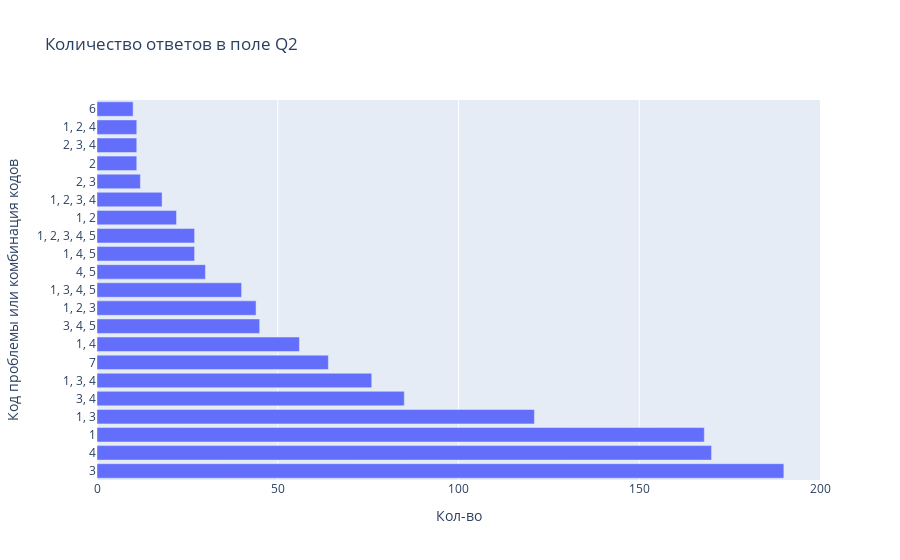

This figure's notebook cell:
### Code cell
# Массив ответов на опрос №2
count_answers_Q2 = df.Q2.value_counts()[df.Q2.value_counts()>=10] # для читаемости

fig = go.Figure()
fig.add_trace(go.Bar(x=count_answers_Q2.values,
                     y=count_answers_Q2.index,
                     orientation='h'

))
fig.update_layout(title='Количество ответов в поле Q2',
                  yaxis_title='Код проблемы или комбинация кодов',
                  xaxis_title='Кол-во')
fig.show()

### Figure 1 — Plotly figure (JSON) as saved in the notebook; plotly's stock layout.template omitted (floating-point values rounded to 4 significant figures)
{"data": [{"orientation": "h", "type": "bar", "x": [190, 170, 168, 121, 85, 76, 64, 56, 45, 44, 40, 30, 27, 27, 22, 18, 12, 11, 11, 11, 10], "y": ["3", "4", "1", "1, 3", "3, 4", "1, 3, 4", "7", "1, 4", "3, 4, 5", "1, 2, 3", "1, 3, 4, 5", "4, 5", "1, 4, 5", "1, 2, 3, 4, 5", "1, 2", "1, 2, 3, 4", "2, 3", "2", "2, 3, 4", "1, 2, 4", "6"]}], "layout": {"title": {"text": "Количество ответов в поле Q2"}, "xaxis": {"title": {"text": "Кол-во"}}, "yaxis": {"title": {"text": "Код проблемы или комбинация кодов"}}}}
